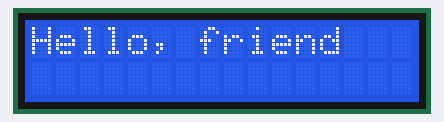
This sketch was run on a simulated Arduino Uno, built with avr-gcc and run on an emulated ATmega328P. On the bench: 16×2 character LCD.

Above: at 0.1 s.
At 2.1 s:
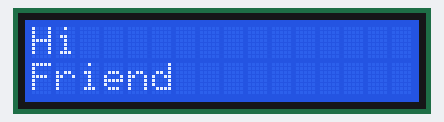
At 16.1 s:
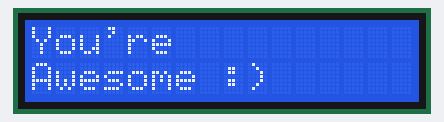
At 38.1 s:
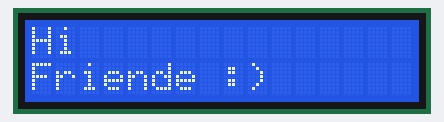

The sketch:

liquidcrystal_rev2.ino
```cpp
//   The circuit:
//  * LCD RS pin to digital pin 7
//  * LCD Enable pin to digital pin 8
//  * LCD D4 pin to digital pin 9
//  * LCD D5 pin to digital pin 10
//  * LCD D6 pin to digital pin 11
//  * LCD D7 pin to digital pin 12
//  * LCD R/W pin to ground
//  * LCD VSS pin to ground
//  * LCD VCC pin to 5V
//  * 10K resistor:
//  * ends to +5V and ground
//  * wiper to LCD VO pin (pin 3) - controls contrast


// include the library code:
#include <LiquidCrystal.h>

// initialize the library with the numbers of the interface pins
LiquidCrystal lcd(7, 8, 9, 10, 11, 12);

void setup() {
  // set up the LCD's number of columns and rows:
  lcd.begin(16, 2);
  // Print a message to the LCD.
  lcd.print("Hello, friend");
}

void loop() {
  delay(2000);
  // set the cursor to column 0, line 1
  // (note: line 1 is the second row, since counting begins with 0):
  lcd.setCursor(0, 0);
  lcd.print("Hi           ");
  lcd.setCursor(0, 1);
  lcd.print("Friend");
  delay(2000);
  lcd.setCursor(0, 0);
  lcd.print("You're");
  lcd.setCursor(0, 1);
  lcd.print("Awesome :)");
  delay(2000);
  // print the number of seconds since reset:
  //lcd.print(millis() / 1000);
}
```

Measured:
- what the display in image 1 shows lasts 2.0 s, from 2.1 s to 4.1 s
- what the display in image 2 shows lasts 4.0 s, from 16.1 s to 20.1 s
